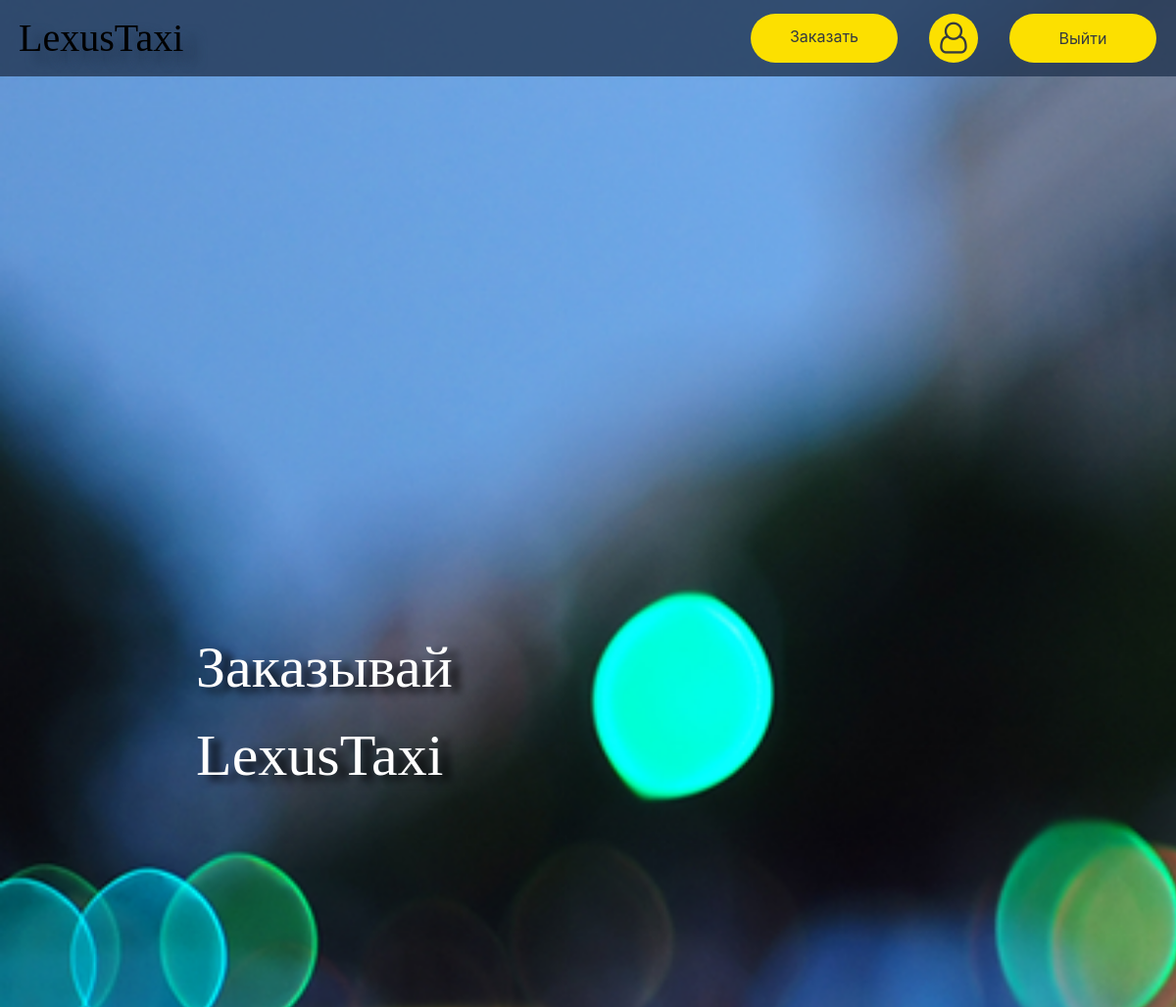
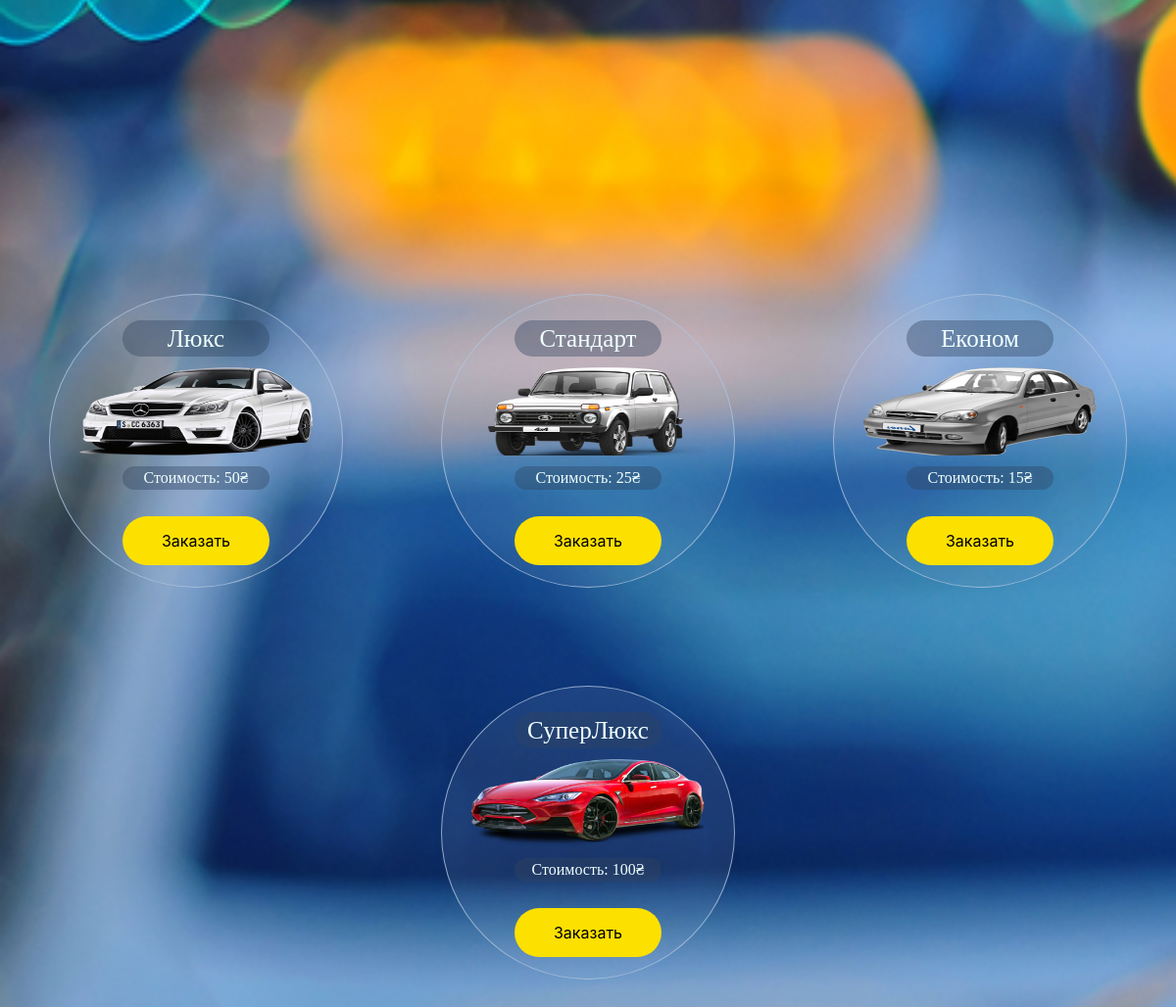
The app's page /authorized/ (signed in) with its own data (2 pictures, top to bottom).
### index/models.py (models this page shows)
class Car(models.Model):
    name = models.CharField(max_length=20, help_text="Enter car name of type")
    coast_per_km = models.IntegerField(validators=[validators.validate_more_then_zero], help_text="Enter coast per km")
    img_url = models.TextField(blank=True, null=True, help_text="Enter image path")
    def __str__(self):
        return self.name

### authorized/views.py (the view, shortened to what this page needs)
# urls.py: url(r'^', include('index.urls')),
def index(request):
    if 'id_client' not in request.session:
        return HttpResponseRedirect('/')
    Cars = apps.get_model('index', 'Car')
    Distance = apps.get_model("index", "Distance")
    Request = apps.get_model("index", "Request")
    Client = apps.get_model("index", "Client")
    cars = Cars.objects.all()
    if "_logout" in request.POST:
        del request.session['name']
        del request.session['phone_number']
        del request.session['id_client']
        return HttpResponseRedirect('/')
    locker = 0
    initial_data = {}
    if "_car_order" in request.POST:
        initial_data = {
            "car": request.POST.get('_car_order')
        }
        locker = 3
    form = Order(initial=initial_data)
    client = Client.objects.get(id=request.session["id_client"])
    all_orders = Request.objects.filter(client__exact=client)
    context = {
        "all_orders": all_orders,
        "client": client,
        "cars_list": cars,
        "form": form,
        "reload": locker
    }
    return render(request, 'authorized/authorized.html', context)

### index/models.py (called while the page is built)
    def __str__(self):
        return "г.{0}, ул.(пр.,пер.){1}, д.{2}".format(self.city, self.street, self.house)

### authorized/templates/authorized/authorized.html (shortened to what this page needs)
{% extends "index/wrapper.html" %}
{% block content %}
{% load staticfiles %}
    <nav class="navbar navbar-expand-lg navbar-light p-1">
        <a href="/authorized/" class="navbar-brand col-3 nb">LexusTaxi</a>
        <div class="collapse navbar-collapse" id="navbarSupportedContent">
            <ul class="nav flex-nowrap col-6 justify-content-end d-flex  navbar ml-auto p-0 m-0">
                <li class="nav-item nav-link active" data-toggle="modal" data-target="#orderModal">
                    <a href="#" class="nav-link btn text-dark">Заказать</a>
                </li>
                <li class="nav-item nav-link active" data-toggle="modal" data-target="#cabinet">
                    <a href="#" class="nav-link btn text-dark account d-flex align-items-center"><i class="fa fa-2x fa-user-o" aria-hidden="true"></i>
                    </a>
                </li>
                <li class="nav-item nav-link active" data-toggle="modal" data-target="#logoutModal">
                    <form action="" method="post"> {% csrf_token %}
                        <button class="nav-link btn text-dark" name="_logout">Выйти</button>
                    </form>
                 </li>
            </ul>
        </div>
    </nav>
    <div class="row gbox">
        <div class="col-8 text-white loz mt-5 pt-5 ">Заказывай<br>LexusTaxi</div>
    </div>
    <div class="gbox gbox2">
        {% for car in cars_list %}
            <form action="" class="taxi_box taxi_box_1" method="post"> {% csrf_token %}
                <div>{{ car.name }}</div>
                <img src={{ car.img_url }} alt="">
                <p>Стоимость: {{ car.coast_per_km }}₴</p>
                <button class="btn mb-3" data-toggle="modal" data-target="#orderModal" value="{{ car.id }}" name="_car_order">Заказать</button>
            </form>
        {% endfor %}
    </div>
{% endblock %}

### index/templates/index/wrapper.html (shortened to what this page needs)
<!DOCTYPE html>
<html lang="en">
<head>
    {% load staticfiles %}
    <link rel="stylesheet" href="{% static 'css/bootstrap.min.css' %}" type="text/css">
    <link rel="stylesheet" href="{% static 'css/style.css' %}" type="text/css">
    <link rel="stylesheet" href="{% static 'index/style/index.css' %}" type="text/css">
    <link rel="stylesheet" href="{% static 'manager/style/manager.css' %}" type="text/css">
    <link rel="stylesheet" href="{% static 'authorized/style/authorized.css' %}" type="text/css">
    <link href="//netdna.bootstrapcdn.com/font-awesome/4.7.0/css/font-awesome.css" rel="stylesheet"/>
</head>
<body style="background-image: url({% static 'bg/bgtaxi.png'%});">
    {% block content %}         {% endblock %}
</body>
</html>

### index/static/css/style.css (style rules this page uses)
nav { background-color: RGB(33, 53, 80, 0.79); }
.nb { font-family: Algerian; text-shadow: 15px 10px 12px RGB(33, 53, 80); font-size: 40px; color: black !important; }
body { background-attachment: fixed; background-size: cover; }
.btn { color: black; background-color: #FCE000; border-radius: 50px; width: 150px; height: 50px; display: flex; justify-content: center; align-items: center; }

### index/static/index/style/index.css (style rules this page uses)
.loz { font-size: 60px; text-shadow: 10px 5px 10px black; font-family: calibri; }
.gbox { height: 800px; width: 100%; }
.gbox2 { display: flex; justify-content: space-around; align-items: center; flex-wrap: wrap; }
.taxi_box { height: 300px; width: 300px; background-color: RGB(176,196,222, 0.1); margin: 10px; display: flex; flex-direction: column; align-items: center; justify-content: space-around; border: 1px solid RGB(176,196,222, 0.8); border-radius: 1000px; }
.taxi_box p { font-family: cursive; background-color: RGB(49,68,95,0.4); color: azure; width: 150px; text-align: center; border-radius: 50px; }
.taxi_box div { font-size: 25px; margin: 20px 0 0 0; color: azure; font-family: cursive; background-color: RGB(49,68,95,0.4); width: 150px; text-align: center; border-radius: 50px; }
.taxi_box img { height: 30%; width: 80%; }
.gbox { margin-top: 200px !important; }

### manager/static/manager/style/manager.css (style rules this page uses)
html,body { height: 100%; }
a { color: cornflowerblue; }
.nav { padding-left: 0; margin-bottom: 0; list-style: none }
.nav > li { position: relative; display: block }
.nav > li > a { position: relative; display: block; padding: 10px 15px }

### authorized/static/authorized/style/authorized.css (style rules this page uses)
.loz { font-size: 60px; text-shadow: 10px 5px 10px black; font-family: calibri; }
.gbox { display: flex; justify-content: flex-start; align-items: center; height: 800px; width: 100%; }
.taxi_box { height: 300px; width: 300px; background-color: RGB(176, 196, 222, 0.1); margin: 10px; display: flex; flex-direction: column; align-items: center; justify-content: space-around; border: 1px solid RGB(176, 196, 222, 0.8); border-radius: 1000px; }
.taxi_box p { font-family: cursive; background-color: RGB(49, 68, 95, 0.4); color: azure; width: 150px; text-align: center; border-radius: 50px; }
.taxi_box div { font-size: 25px; margin: 20px 0 0 0; color: azure; font-family: cursive; background-color: RGB(49, 68, 95, 0.4); width: 150px; text-align: center; border-radius: 50px; }
.taxi_box img { height: 30%; width: 80%; }
.gbox2 { display: flex; justify-content: space-around; align-items: center; flex-wrap: wrap; }
.account { width: 50px !important; height: 50px !important; margin: 0 !important; padding: 0 !important; }

### records on screen
Car: name "Люкс", img_url (picture), coast_per_km "50", {{ car.id }} 1 (drawn)
Car: name "Стандарт", img_url (picture), coast_per_km "25", {{ car.id }} 2 (drawn)
Car: name "Економ", img_url (picture), coast_per_km "15", {{ car.id }} 3 (drawn)
Car: name "СуперЛюкс", img_url (picture), coast_per_km "100", {{ car.id }} 4 (drawn)
